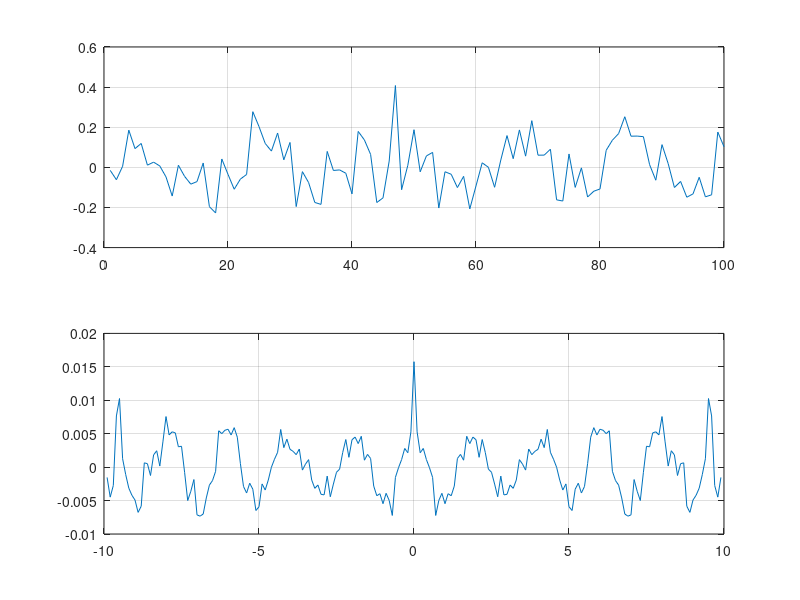

Here is the MATLAB script that generated this plot:
clear;

Fs = 10;
ts = 0: 1/Fs : 10-1/Fs;
N = length(ts);

x = 0.1*sin(2*pi*0.5*ts);
x = awgn(x,20);

subplot(2,1,1)
plot(x), grid on

[xc, lags] = xcorr(x,'unbiased');
subplot(2,1,2)
plot(lags/Fs,xc), grid on
